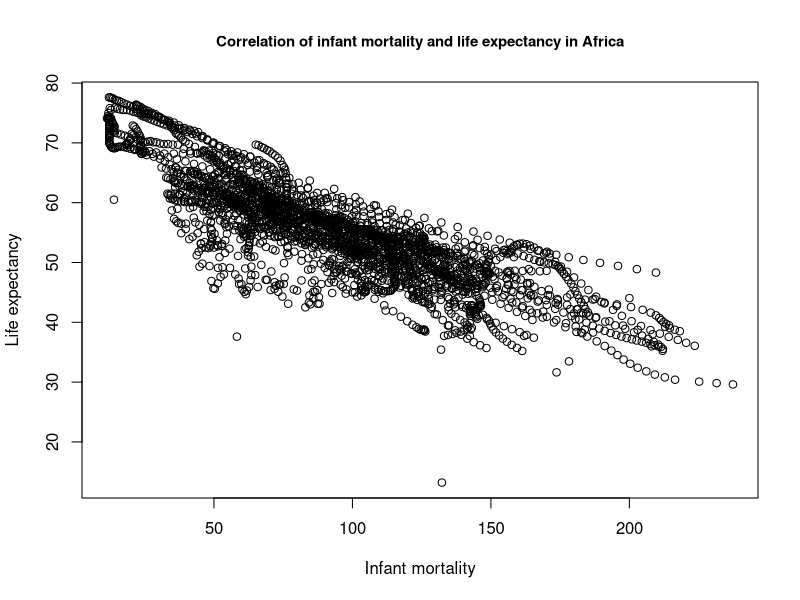
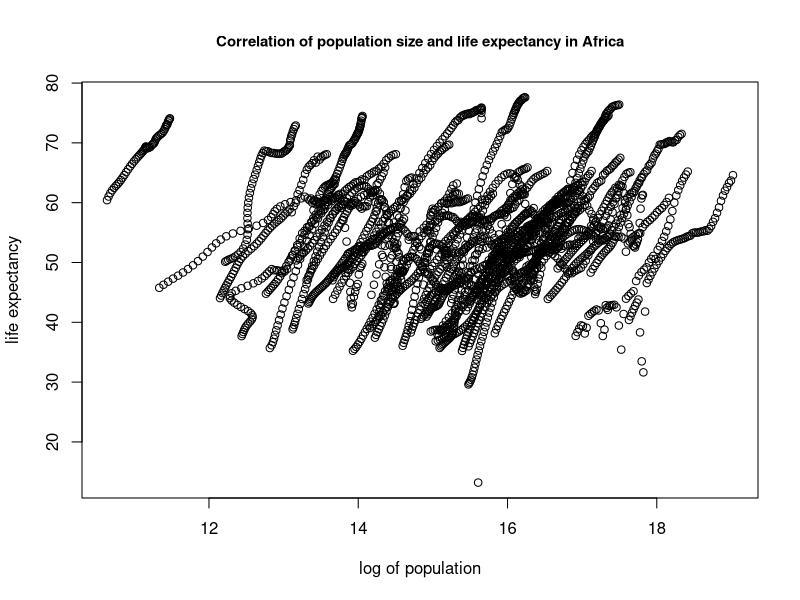
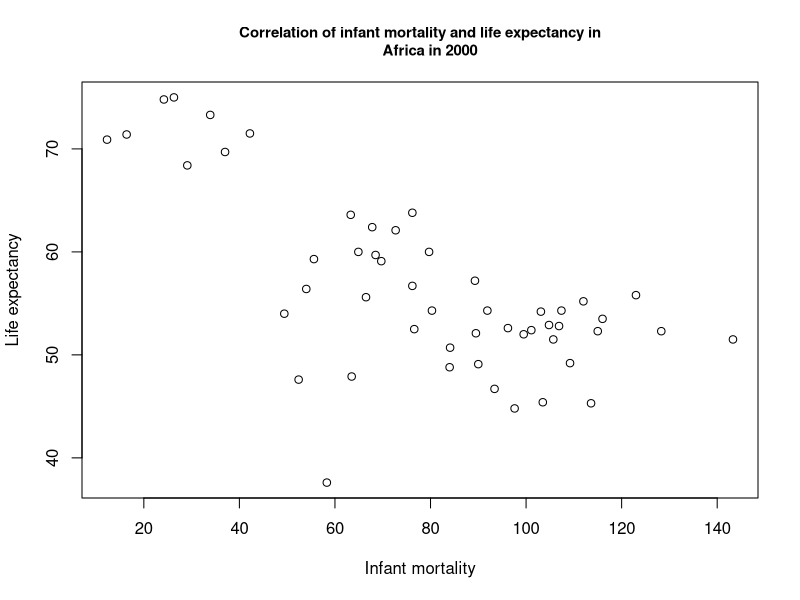
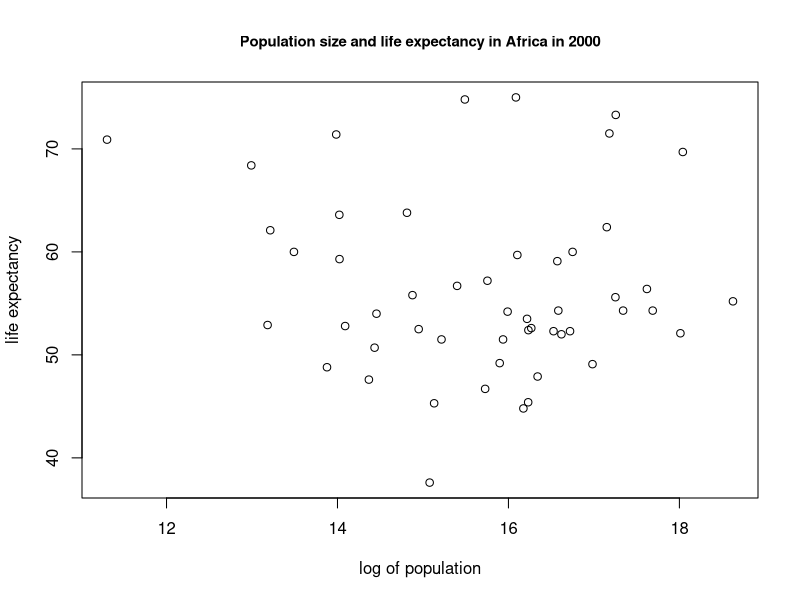

Generate these figures, in order, with R:
## ---- chunk 1
library(dslabs)

help("gapminder")
str(gapminder)
summary(gapminder)
class(gapminder) #gapminder is a data frame


#take data from African countries only
africadata <- gapminder[gapminder$continent=="Africa",]

str(africadata)
summary(africadata)

#Create two new variables (obj1, obj2) from africadata
obj1 <- africadata[,c("infant_mortality","life_expectancy")]
obj2 <- africadata[,c("population", "life_expectancy")]

str(obj1)
str(obj2)
summary(obj1)
summary(obj2)

#ploting

plot(obj1$infant_mortality, obj1$life_expectancy, 
     xlab = "Infant mortality", ylab = "Life expectancy", 
     main="Correlation of infant mortality and life expectancy in Africa", cex.main=0.9)
plot(log(obj2$population), obj2$life_expectancy, 
     xlab = "log of population", ylab = "life expectancy",
     main = 'Correlation of population size and life expectancy in Africa', cex.main=0.9)

#The streaks present countries. Generally, all countries with different population size has increase life expectancy and population over time


#Gapmider report data from 1960 to 2016. The table below showed number of missing and non-missing in infant_mortality in every year
table(as.factor(africadata$year), is.na(africadata$infant_mortality),
      dnn = c("year", "Missing infant mortality"))

#subset data from africadata which contain only year 2000
year2000 <- africadata[africadata$year==2000,]
str(year2000)
summary(year2000)

#plotting again
plot(year2000$infant_mortality, year2000$life_expectancy,
     xlab = "Infant mortality", ylab = "Life expectancy", 
     main="Correlation of infant mortality and life expectancy in
     Africa in 2000", cex.main=0.9)

plot(log(year2000$population), year2000$life_expectancy,
     xlab = "log of population", ylab = "life expectancy",
     main = 'Population size and life expectancy in Africa in 2000',
     cex.main=0.9)

fit1 <- lm(year2000$life_expectancy ~ year2000$infant_mortality)
fit2 <- lm(year2000$life_expectancy ~ year2000$population)

summary(fit1)
summary(fit2)
